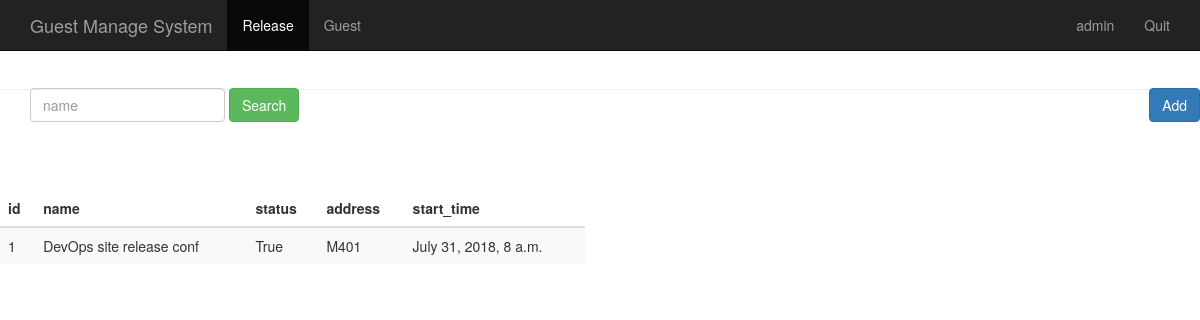
The page /event_manage/ (signed in) on the database as committed earlier.
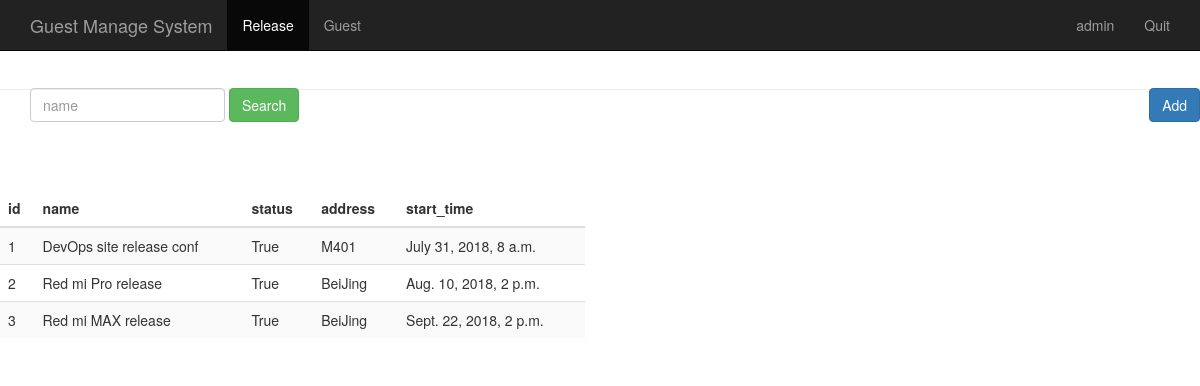
The same page on the database as committed later.
### sign/models.py (models this page shows, shortened)
class Event(models.Model):
    name = models.CharField(max_length=100)
    limit = models.IntegerField()
    status = models.BooleanField()
    address = models.CharField(max_length=200)
    start_time = models.DateTimeField('events time')
    create_time = models.DateTimeField(auto_now = True)

### sign/views.py (the view)
# urls.py: path('event_manage/', views.event_manage),
@login_required
def event_manage(request):
    event_list = Event.objects.all()
    username = request.session.get('user', '')
    return render(request,"event_manage.html", {"user": username,
                                                "events": event_list})

### sign/templates/event_manage.html (shortened to what this page needs)
<!DOCTYPE HTML PUBLIC "-//W3C//DTD HTML 4.01 Transitional//EN"
        "http://www.w3.org/TR/html4/loose.dtd">
<html>
<head>
    {% load bootstrap3 %}
    {% bootstrap_css %}
</head>
<body role="document">
    <nav class="navbar navbar-inverse navbar-fixed-top">
      <div class="container">
        <div class="navbar-header">
          <a class="navbar-brand" href="/event_manage/">Guest Manage System</a>
        </div>
        <div id="navbar" class="collapse navbar-collapse">
          <ul class="nav navbar-nav">
            <li class="active"><a href="#">Release</a></li>
            <li><a href="/guest_manage/">Guest</a></li>
          </ul>
          <ul class="nav navbar-nav navbar-right">
           <li><a href="#">{{user}}</a></li>
           <li><a href="/logout/">Quit</a></li>
         </ul>
        </div>
      </div>
    </nav>
      <div class="page-header" style="margin-top: 80px;">
        <div id="navbar" class="navbar-collapse collapse" style="float:left;">
          <form class="navbar-form" method="get" action="/search_name/">
            <div class="form-group">
              <input name="name" type="text" placeholder="name" class="form-control">
            </div>
            <button type="submit" class="btn btn-success">Search</button>
          </form>
        </div>
          <div style="float:right;">
          <button type="submit" class="btn btn-primary" onclick="window.location.href='/add_event/'" style="margin-top: 8px;">Add</button>
        </div>
      </div>
      <div class="row" style="padding-top: 80px;">
        <div class="col-md-6">
          <table class="table table-striped">
            <thead>
              <tr>
                <th>id</th>
                <th>name</th>
                <th>status</th>
                <th>address</th>
                <th>start_time</th>
              </tr>
            </thead>
            <tbody>
              {% for event in events %}
                <tr>
                  <td>{{ event.id }}</td>
                  <td>{{ event.name }}</td>
                  <td>{{ event.status }}</td>
                  <td>{{ event.address }}</td>
                  <td>{{ event.start_time }}</td>
                </tr>
             {% endfor %}
            </tbody>
          </table>
        </div>
      </div>
</body>
</html>

Rows that differ between the two databases and show on the page:
added Event: id "2", name "Red mi Pro release", status "True", address "BeiJing", start_time "Aug. 10, 2018, 2 p.m."
added Event: id "3", name "Red mi MAX release", status "True", address "BeiJing", start_time "Sept. 22, 2018, 2 p.m."
